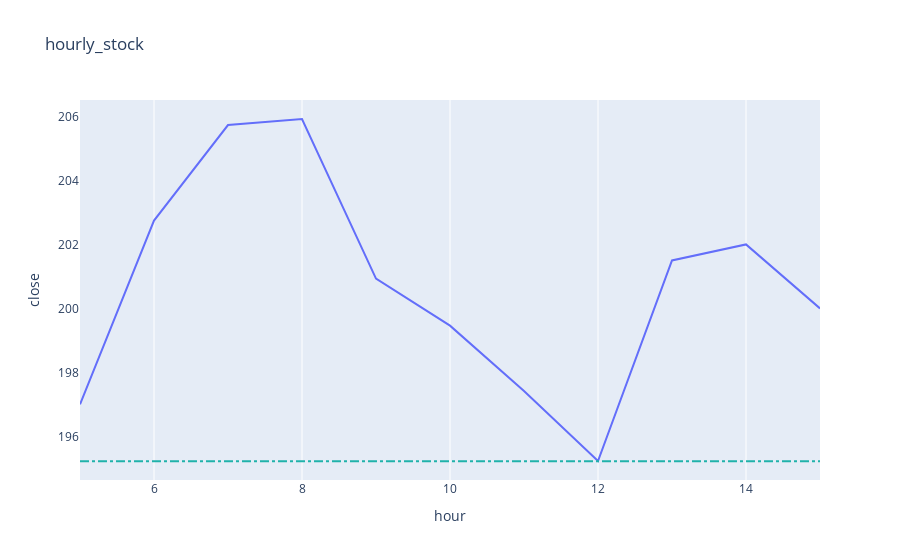

The notebook cell saved with this chart:
### Code cell
daily_close = spark.sql(f"SELECT close from monthly where day = {stock_day} and month = {stock_month} and ticker = '{stock_ticker}' ").first()['close']

customdata  = np.stack((current_stock['open'], current_stock['high'], current_stock['low'], current_stock['volume'], current_stock['times']), axis=-1)
fig = px.line(data_frame=current_stock,x='hour', y='close',title='hourly_stock',template='plotly')
fig.update_layout(shapes=[
    # adds line at y=5
    dict(
      type= 'line',
      xref= 'paper', x0=0, x1=1,
      yref= 'y', y0= daily_close, y1= daily_close,
      line=dict(
        color="LightSeaGreen",
        width=2,
        dash="dashdot",
    )
    )
])

fig.update_traces(customdata = customdata, hovertemplate=
                                                                                'open: </b>%{customdata[0]: .2f} <br>' + \
                                                                                'high: </b>%{customdata[1]: .2f} <br>' + \
                                                                                'low: </b>%{customdata[2]: .2f} <br>' + \
                                                                                'volume: </b>%{customdata[3]: ,} <br>'+ \
                                                                                 f"<extra> {stock_ticker} </extra>"+ \
                                                                                 '<extra> %{customdata[4]} </extra>' 
                  
                 )
fig.update_layout(yaxis=dict(showgrid=False))

fig.show()

### Figure 1 — Plotly figure (JSON) as saved in the notebook; plotly's stock layout.template omitted (floating-point values rounded to 4 significant figures)
{"data": [{"customdata": [[197.1, 197.1, 197, 1192, ""], [197, 204.3, 194.7, 143064, ""], [203.2, 207.9, 203, 191215, ""], [205.8, 209.2, 205.8, 168424, "#DEFI: 329, #STABLEFUND: 256, #GRAPE: 256, "], [205.9, 206.8, 200.9, 120220, "#DRIP: 153, #GRAPE: 153, #SAFUU: 153, "], [200.6, 200.9, 197.2, 145734, "#JOINTAKEDA: 140, #SAFUU: 140, #BATTLESTAKES: 140, "], [199.4, 199.7, 197.1, 152477, "#DEFI: 188, #DRIP: 167, #GRAPE: 167, "], [197.4, 197.4, 194.6, 511097, "#DEFI: 50, #GRAPE: 38, #EMP: 38, "], [195.2, 203.8, 195.2, 23117, "#DEFI: 81, #DRIP: 51, #STABLEFUND: 51, "], [201.5, 202, 201.5, 400, "#WEB3: 30, #ETHERNITYCLOUD: 30, #CARACAS: 19, "], [200, 200, 200, 351, "#ETHERNITYCLOUD: 27, #WEB3: 27, #ETNYSUPPORTER: 18, "]], "hovertemplate": "open: </b>%{customdata[0]: .2f} <br>high: </b>%{customdata[1]: .2f} <br>low: </b>%{customdata[2]: .2f} <br>volume: </b>%{customdata[3]: ,} <br><extra> TEAM </extra><extra> %{customdata[4]} </extra>", "legendgroup": "", "line": {"color": "#636efa", "dash": "solid"}, "marker": {"symbol": "circle"}, "mode": "lines", "name": "", "orientation": "v", "showlegend": false, "type": "scatter", "x": [5, 6, 7, 8, 9, 10, 11, 12, 13, 14, 15], "xaxis": "x", "y": [197, 202.7, 205.7, 205.9, 200.9, 199.5, 197.4, 195.2, 201.5, 202, 200], "yaxis": "y"}], "layout": {"autosize": true, "legend": {"tracegroupgap": 0}, "shapes": [{"line": {"color": "LightSeaGreen", "dash": "dashdot", "width": 2}, "type": "line", "x0": 0, "x1": 1, "xref": "paper", "y0": 195.2, "y1": 195.2, "yref": "y"}], "title": {"text": "hourly_stock"}, "xaxis": {"anchor": "y", "autorange": true, "domain": [0, 1], "range": [5, 15], "title": {"text": "hour"}, "type": "linear"}, "yaxis": {"anchor": "x", "autorange": true, "domain": [0, 1], "range": [194.6, 206.5], "showgrid": false, "title": {"text": "close"}, "type": "linear"}}}
